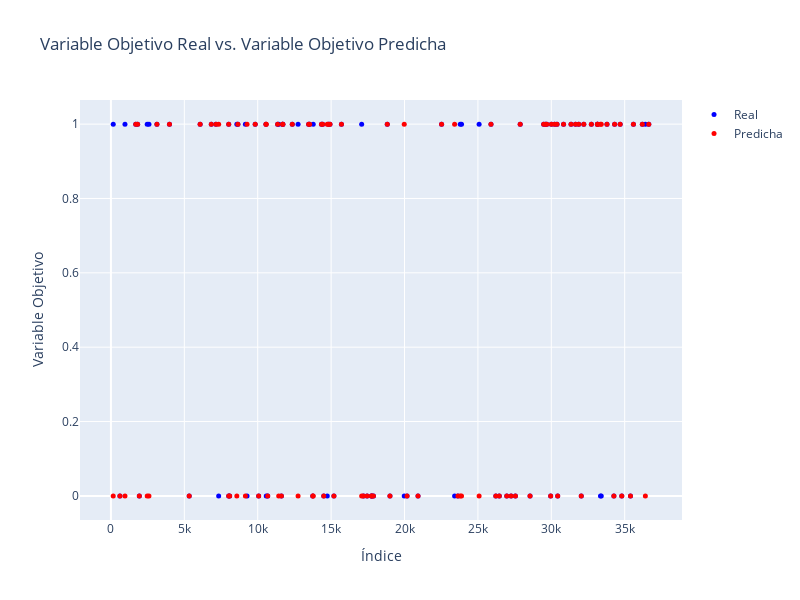

Here is the notebook cell this chart was saved with:
### Code cell
predicciones=pd.DataFrame()
predicciones["y_real"]=y_test
predicciones['y_predicha']=svc_model.predict(x_test)
# Obtener las variables objetivo real y predicha del DataFrame
y_real = predicciones['y_real'].tolist()
y_predicha = predicciones['y_predicha'].tolist()

# Definir la cantidad de puntos a mostrar
n_points =100  # Número de puntos que se mostrarán en el gráfico

# Muestreo aleatorio de los puntos
indices = np.random.choice(len(y_real), size=n_points, replace=False)

# Crear el gráfico de dispersión interactivo con los puntos muestreados
scatter_real = go.Scatter(x=indices, y=np.array(y_real)[indices], mode='markers', name='Real', marker=dict(color='blue', size=5))
scatter_predicha = go.Scatter(x=indices, y=np.array(y_predicha)[indices], mode='markers', name='Predicha', marker=dict(color='red', size=5))

# Configurar el diseño del gráfico
layout = go.Layout(
    title='Variable Objetivo Real vs. Variable Objetivo Predicha',
    xaxis=dict(title='Índice'),
    yaxis=dict(title='Variable Objetivo'),
    showlegend=True  # Mostrar la leyenda
)

# Crear la figura del gráfico y agregar los trazados
fig = go.Figure(data=[scatter_real, scatter_predicha], layout=layout)
fig.update_layout(width=800, height=600)

# Mostrar el gráfico interactivo
iplot(fig)

### Figure 1 — Plotly figure (JSON) as saved in the notebook; plotly's stock layout.template omitted (floating-point values rounded to 4 significant figures)
{"data": [{"marker": {"color": "blue", "size": 5}, "mode": "markers", "name": "Real", "type": "scatter", "x": [10065, 25082, 30435, 33351, 17081, 33138, 32728, 33404, 32214, 34801, 10581, 11357, 23414, 15191, 27881, 12750, 14738, 33792, 6839, 17750, 20173, 19982, 30005, 14922, 2472, 30228, 5333, 7154, 30835, 9273, 11615, 8090, 27555, 36640, 29693, 14424, 35594, 34691, 7341, 31345, 12354, 29957, 17452, 13469, 11691, 9160, 13751, 11430, 17884, 36200, 14815, 26966, 11716, 3989, 6077, 29603, 31649, 20919, 29479, 23883, 1692, 10561, 17205, 8023, 157, 22526, 8649, 13538, 14499, 34313, 9829, 23796, 26457, 1818, 17766, 32040, 27259, 19009, 25890, 26221, 18826, 2591, 8578, 34263, 10680, 23636, 957, 14343, 31872, 35394, 13781, 614, 28552, 3134, 15705, 36408, 1935, 8025, 30390, 33154], "y": [0, 1, 0, 0, 1, 1, 1, 0, 1, 0, 0, 1, 0, 0, 1, 1, 0, 1, 1, 0, 0, 0, 1, 1, 1, 1, 0, 1, 1, 0, 0, 0, 0, 1, 1, 1, 1, 1, 0, 1, 1, 0, 0, 1, 1, 1, 0, 1, 0, 1, 1, 0, 1, 1, 1, 1, 1, 0, 1, 1, 1, 1, 0, 0, 1, 1, 1, 1, 0, 1, 1, 1, 0, 1, 0, 0, 0, 0, 1, 0, 1, 1, 1, 0, 0, 0, 1, 1, 1, 0, 1, 0, 0, 1, 1, 1, 0, 1, 1, 1]}, {"marker": {"color": "red", "size": 5}, "mode": "markers", "name": "Predicha", "type": "scatter", "x": [10065, 25082, 30435, 33351, 17081, 33138, 32728, 33404, 32214, 34801, 10581, 11357, 23414, 15191, 27881, 12750, 14738, 33792, 6839, 17750, 20173, 19982, 30005, 14922, 2472, 30228, 5333, 7154, 30835, 9273, 11615, 8090, 27555, 36640, 29693, 14424, 35594, 34691, 7341, 31345, 12354, 29957, 17452, 13469, 11691, 9160, 13751, 11430, 17884, 36200, 14815, 26966, 11716, 3989, 6077, 29603, 31649, 20919, 29479, 23883, 1692, 10561, 17205, 8023, 157, 22526, 8649, 13538, 14499, 34313, 9829, 23796, 26457, 1818, 17766, 32040, 27259, 19009, 25890, 26221, 18826, 2591, 8578, 34263, 10680, 23636, 957, 14343, 31872, 35394, 13781, 614, 28552, 3134, 15705, 36408, 1935, 8025, 30390, 33154], "y": [0, 0, 0, 1, 0, 1, 1, 1, 1, 0, 1, 1, 1, 0, 1, 0, 1, 1, 1, 0, 0, 1, 1, 1, 0, 1, 0, 1, 1, 1, 0, 0, 0, 1, 1, 1, 1, 1, 1, 1, 1, 0, 0, 1, 1, 0, 0, 0, 0, 1, 1, 0, 1, 1, 1, 1, 1, 0, 1, 0, 1, 1, 0, 1, 0, 1, 1, 1, 0, 1, 1, 0, 0, 1, 0, 0, 0, 0, 1, 0, 1, 0, 0, 0, 0, 0, 0, 1, 1, 0, 0, 0, 0, 1, 1, 0, 0, 0, 1, 1]}], "layout": {"height": 600, "showlegend": true, "title": {"text": "Variable Objetivo Real vs. Variable Objetivo Predicha"}, "width": 800, "xaxis": {"autorange": true, "range": [-2106.0, 38900.0], "title": {"text": "Índice"}, "type": "linear"}, "yaxis": {"autorange": true, "range": [-0.0649, 1.065], "title": {"text": "Variable Objetivo"}, "type": "linear"}}}
